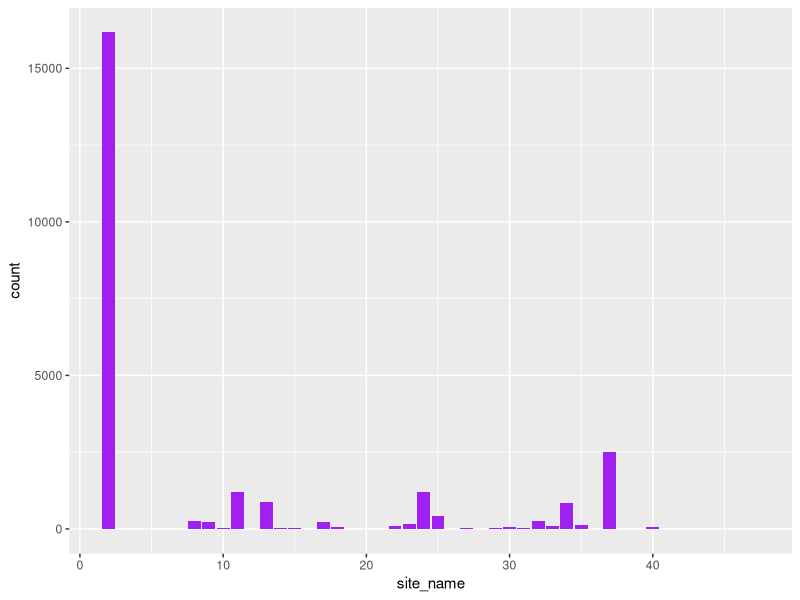
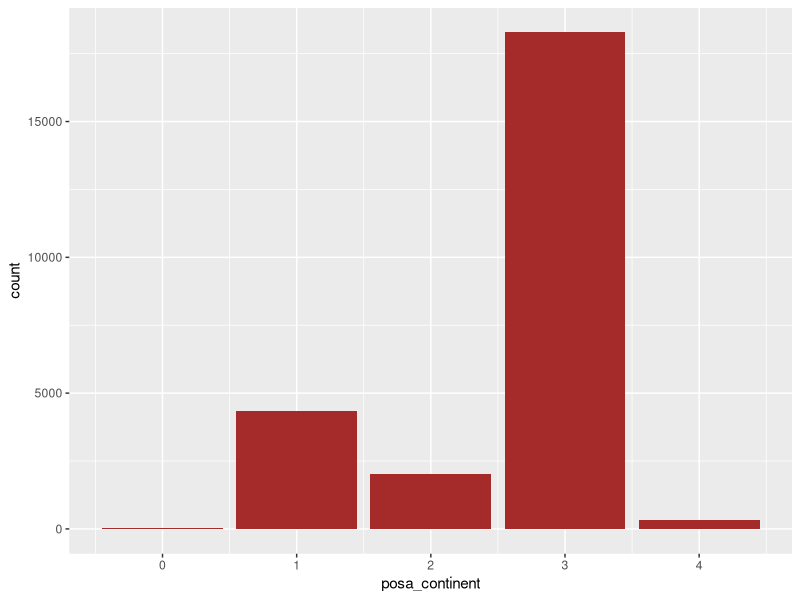
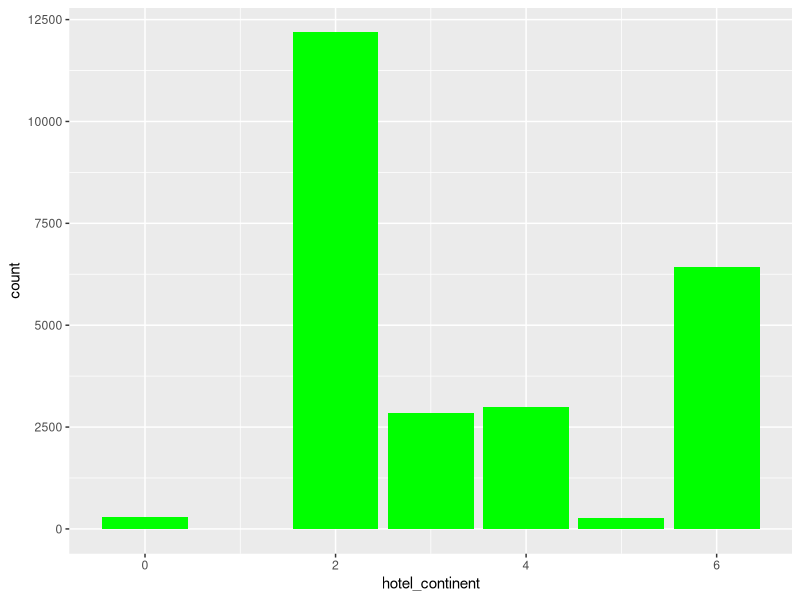
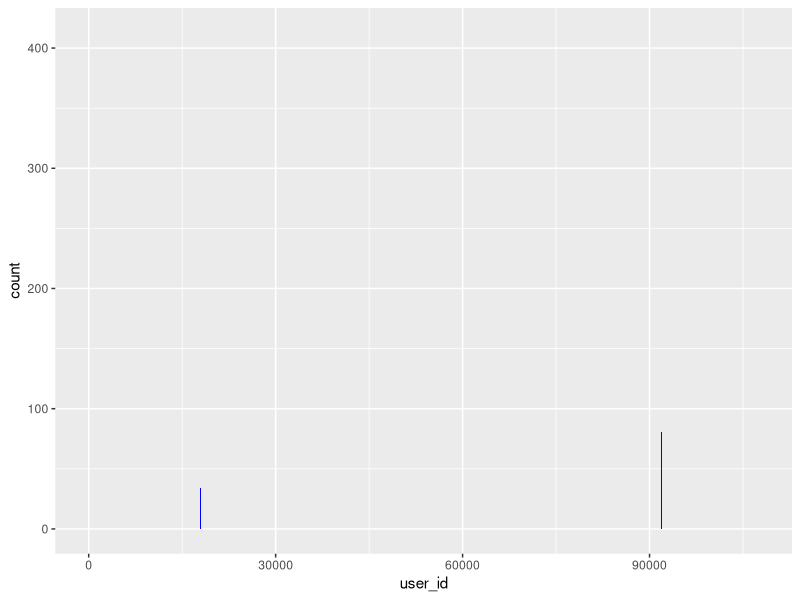
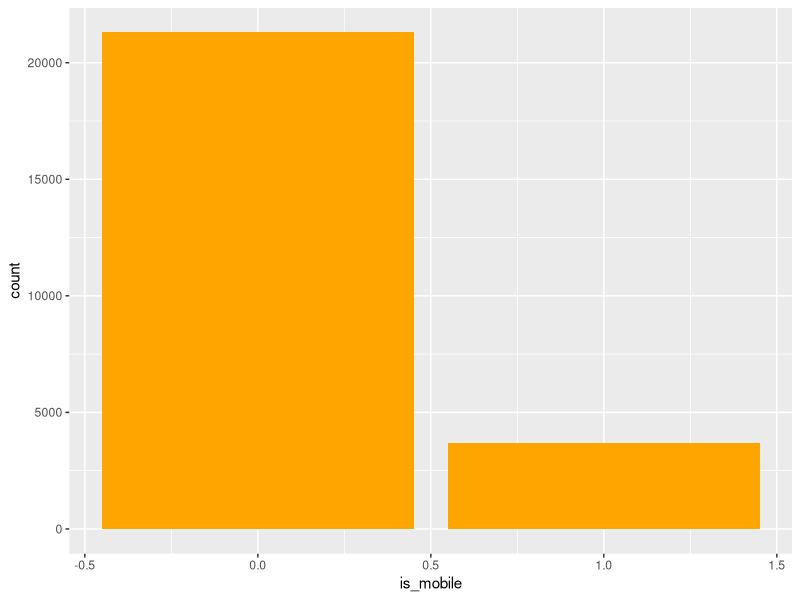
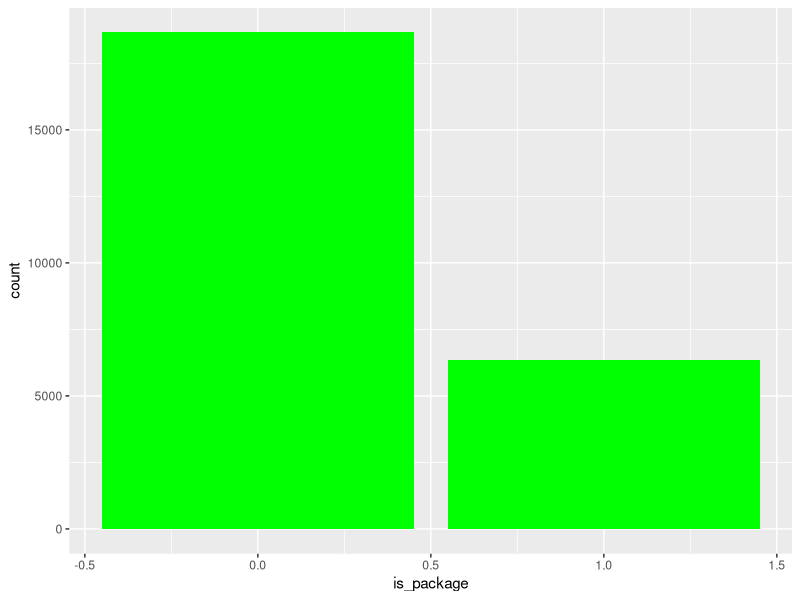
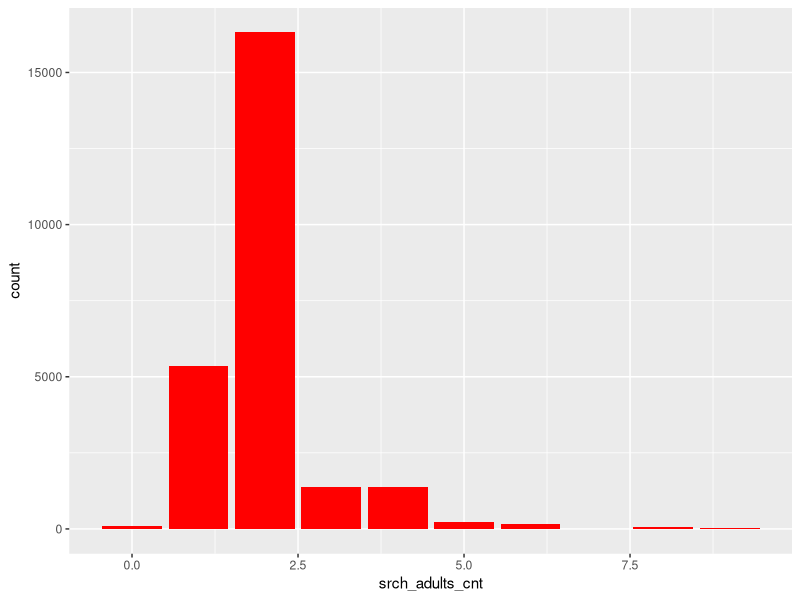
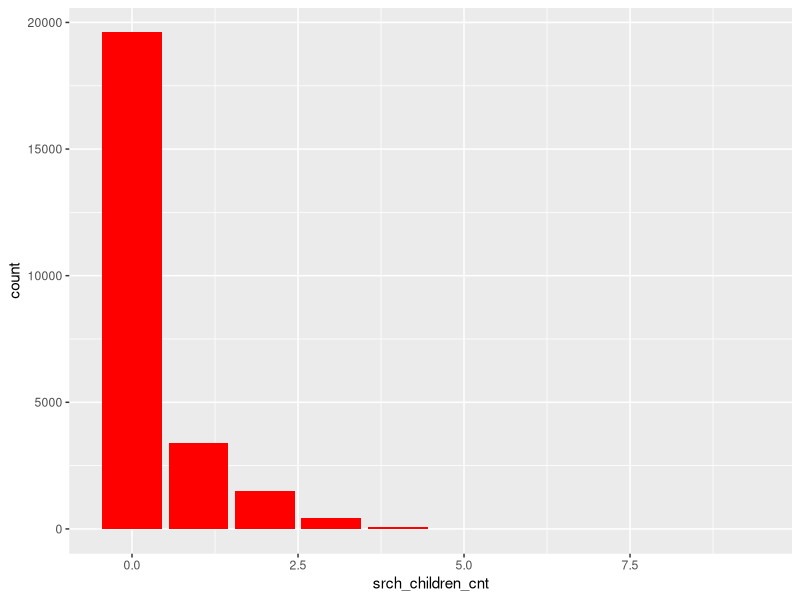

The R script that drew these images, in order:
## ---- chunk 1
knitr::opts_chunk$set(echo = TRUE)
## ---- chunk 2
# read 25 K
train_df <- read.csv(file = "train.25000.csv")

library(ggplot2)
## ---- chunk 3
ggplot(train_df, aes(site_name)) + geom_bar(fill = "purple")
## ---- chunk 4
ggplot(train_df, aes(posa_continent)) + geom_bar(fill = "brown")
## ---- chunk 5
ggplot(train_df, aes(hotel_continent)) + geom_bar(fill = "green")
## ---- chunk 6
ggplot(train_df, aes(user_id)) + geom_bar(fill = "blue")
## ---- chunk 7
ggplot(train_df, aes(is_mobile)) + geom_bar(fill = "orange")
## ---- chunk 8
ggplot(train_df, aes(is_package)) + geom_bar(fill = "green")
## ---- chunk 9
ggplot(train_df, aes(srch_adults_cnt)) + geom_bar(fill = "red")
## ---- chunk 10
ggplot(train_df, aes(srch_children_cnt)) + geom_bar(fill = "red")
## ---- chunk 11
ggplot(train_df, aes(srch_rm_cnt)) + geom_bar(fill = "red")
## ---- chunk 12
ggplot(train_df, aes(hotel_cluster)) + geom_bar(fill = "blue") 
